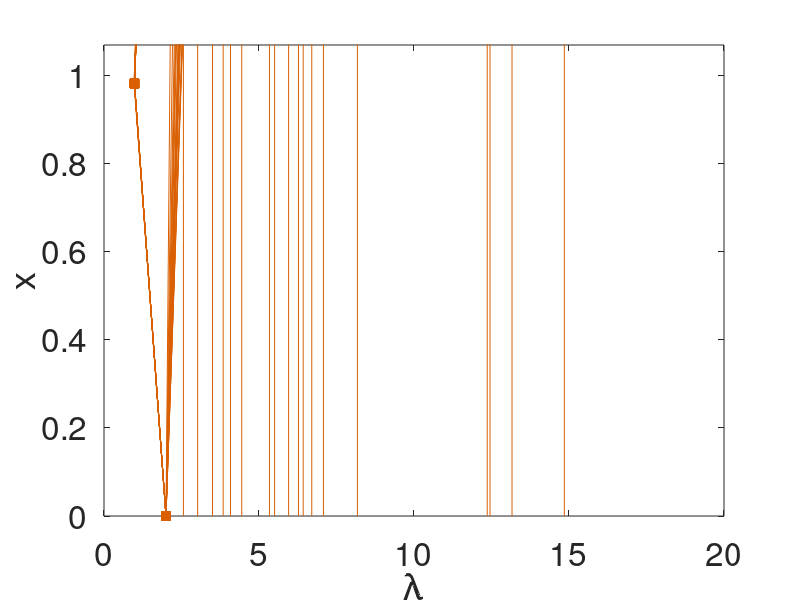
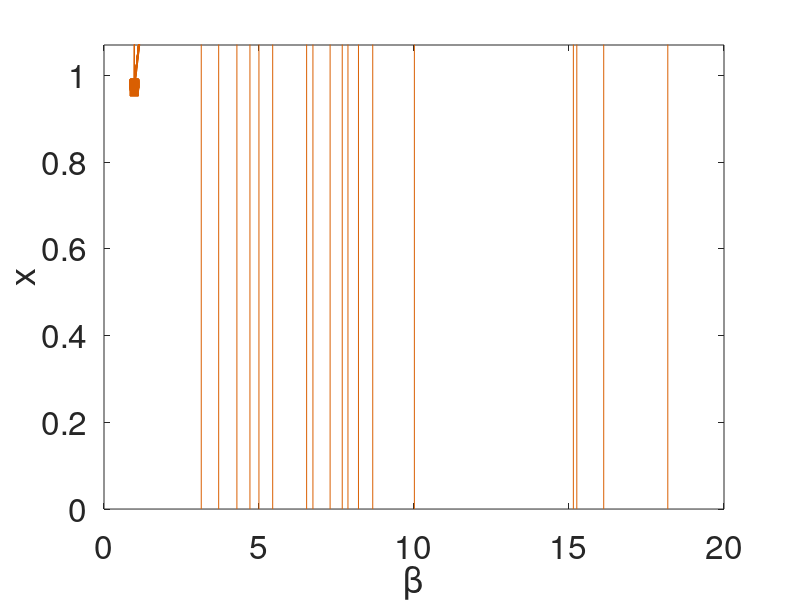

MATLAB code for these plots, in order:
function plot_power_IEEE30

%   plot_power_IEEE30 produces the results of IEEE30 and plots both the Figures 6 b and f (in supplementary information) in our paper "Universal
%   resilience patterns in complex networks".
%
%  
%   NuRsEv2.0
%   $Id: Figure1_main.m Created at 2018-2-26 21:35:29 $
%   by Jianxi Gao, RPI, Troy, NY
%   Copyright (c) 2012-2018 by Center for Complex Network Research (CCNR)


clear
clc

%%  IEEE 30
load bus30
[m,n] = size(bus30);
num = 10;simsize = 6;
color_net2 = [217,95,2]/255;
figure1 = figure('color',[1 1 1]);
axes1 = axes('Parent',figure1,'FontSize',24);%,'XScale','log'
hold(axes1,'all');
for i = 1:m
    for j = 1:n
        e10 =bus30{i,j};e10 = abs(e10');
        plot(e10(:,3),e10(:,1),'-s','Color',color_net2,'Linewidth',0.01,'MarkerSize',simsize,'MarkerFaceColor',color_net2,'MarkerEdgeColor',color_net2);hold on;
        plot([e10(end,3),e10(end,3)],[e10(end,1),0],'-','Color',color_net2)
    end
end
box on
xlabel('\lambda')
ylabel('x')
ylim([0,1.07])
%% beta space
figure1 = figure('color',[1 1 1]);
axes1 = axes('Parent',figure1,'FontSize',24);%,'XScale','log'
hold(axes1,'all');
for i = 1:m
    for j = 1:n
        e10 =bus30{i,j};e10 = abs(e10');
        plot(e10(:,2),e10(:,4),'-s','Color',color_net2,'Linewidth',0.01,'MarkerSize',simsize,'MarkerFaceColor',color_net2,'MarkerEdgeColor',color_net2);hold on;
        plot([e10(end,2),e10(end,2)],[e10(end,4),0],'-','Color',color_net2)
    end
end
box on
xlabel('\beta')
ylabel('x')
ylim([0,1.07])
